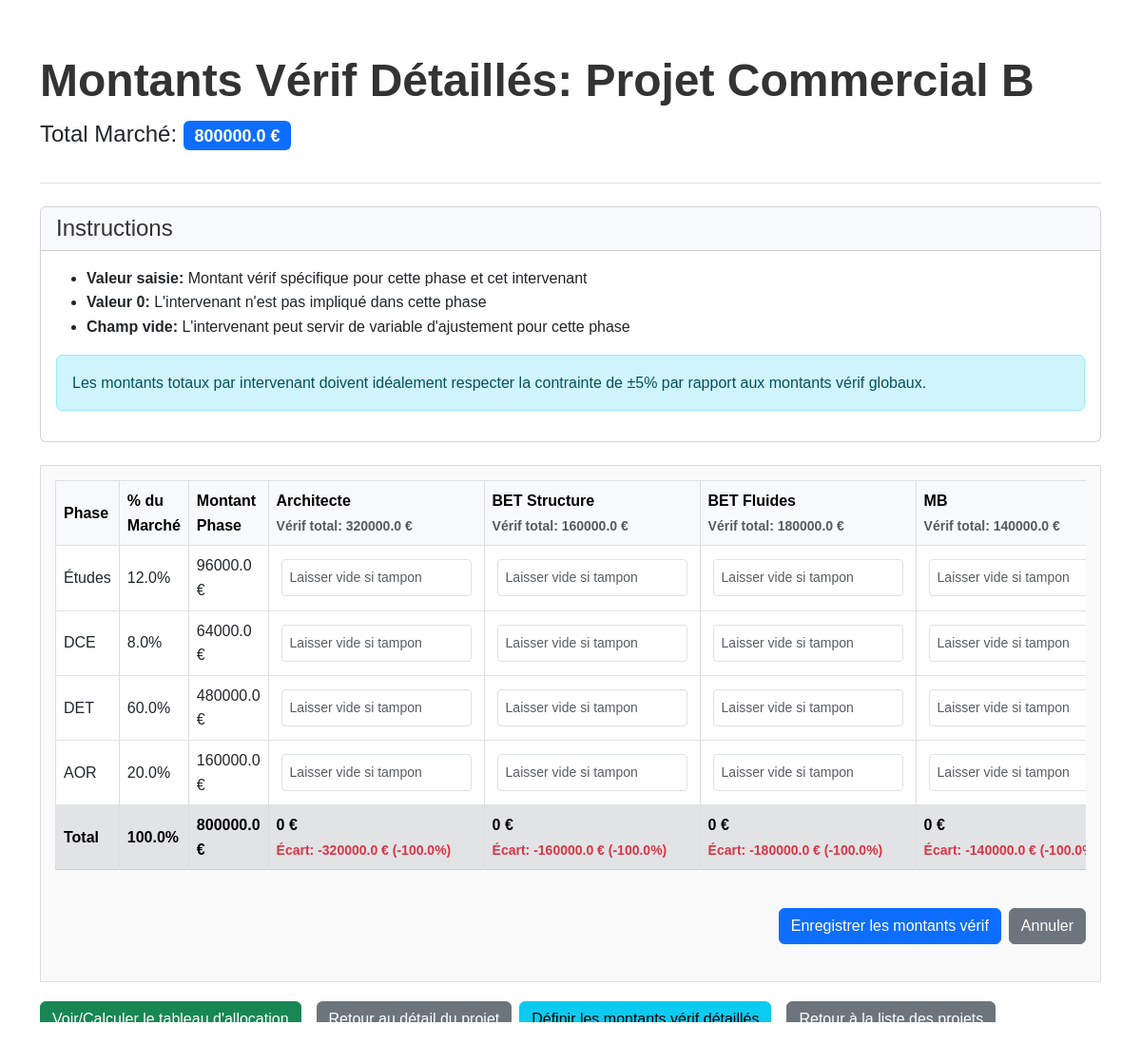
Screenshot of /project/2/verif-detail with the database file from the repository.
### models.py (models this page shows, shortened)
class Project(db.Model):
    __tablename__ = 'projects'  # Correction ici (double underscore)
    id = db.Column(db.Integer, primary_key=True)
    name = db.Column(db.String(100), nullable=False) # Nom du projet
    total_marche = db.Column(db.Float, nullable=False) # Montant total du marché
    phases = db.relationship('Phase', backref='project', lazy=True)
    intervenants = db.relationship('Intervenant', backref='project', lazy=True)

class Intervenant(db.Model):
    __tablename__ = 'intervenants'
    id = db.Column(db.Integer, primary_key=True)
    name = db.Column(db.String(100), nullable=False)  # Nom ou rôle de l'intervenant (ex : Architecte, MB, etc.)
    montant_verif = db.Column(db.Float, nullable=True)  # Montant 'vérif' souhaité sur l'ensemble du projet
    project_id = db.Column(db.Integer, db.ForeignKey('projects.id'), nullable=False)
    allocations = db.relationship('PhaseIntervenant', backref='intervenant', lazy=True)

class Phase(db.Model):
    __tablename__ = 'phases'
    id = db.Column(db.Integer, primary_key=True)
    name = db.Column(db.String(100), nullable=False)  # Nom de la phase (Ex : Études, Travaux, etc.)
    percentage = db.Column(db.Float, nullable=False)  # Pourcentage de la phase par rapport au total du projet
    project_id = db.Column(db.Integer, db.ForeignKey('projects.id'), nullable=False)
    allocations = db.relationship('PhaseIntervenant', backref='phase', lazy=True)

### app.py (the view)
@app.route('/project/<int:project_id>/verif-detail')
def project_verif_detail(project_id):
    project = Project.query.get_or_404(project_id)
    if not project.phases:
        flash("Veuillez d'abord ajouter des phases au projet", "warning")
        return redirect(url_for('project_detail', project_id=project.id))
    if not project.intervenants:
        flash("Veuillez d'abord ajouter des intervenants au projet", "warning")
        return redirect(url_for('project_detail', project_id=project.id))
    verifs = PhaseIntervenantVerif.query.filter(
        PhaseIntervenantVerif.phase_id.in_([phase.id for phase in project.phases])
    ).all()
    verif_data = {}
    for verif in verifs:
        verif_data[(verif.phase_id, verif.intervenant_id)] = verif
    intervenant_verif_totals = {}
    for intervenant in project.intervenants:
        total_verif = sum(
            verif.montant_verif for verif in verifs
            if verif.intervenant_id == intervenant.id and verif.montant_verif is not None
        )
        intervenant_verif_totals[intervenant.id] = total_verif
    phases_total_percent = sum(phase.percentage for phase in project.phases)
    phases_total_amount = sum(project.total_marche * phase.percentage / 100 for phase in project.phases)
    return render_template('project_verif_detail.html',
                           project=project,
                           verif_data=verif_data,
                           intervenant_verif_totals=intervenant_verif_totals,
                           phases_total_percent=phases_total_percent,
                           phases_total_amount=phases_total_amount)

### templates/project_verif_detail.html (shortened to what this page needs)
<!DOCTYPE html>
<html>
<head>
    <link href="https://cdn.jsdelivr.net/npm/bootstrap@5.3.0-alpha1/dist/css/bootstrap.min.css" rel="stylesheet">
    <link rel="stylesheet" href="{{ url_for('static', filename='css/style.css') }}">
</head>
<body>
    <div class="container">
        <header class="py-3 mb-4 border-bottom">
            <h1 class="display-5 fw-bold">Montants Vérif Détaillés: {{ project.name }}</h1>
            <p class="fs-4">Total Marché: <span class="badge bg-primary">{{ project.total_marche | round(2) }} €</span></p>
        </header>
        <div class="card mb-4">
            <div class="card-header bg-light">
                <h2 class="fs-4 mb-0">Instructions</h2>
            </div>
            <div class="card-body">
                <ul>
                    <li><strong>Valeur saisie:</strong> Montant vérif spécifique pour cette phase et cet intervenant</li>
                    <li><strong>Valeur 0:</strong> L'intervenant n'est pas impliqué dans cette phase</li>
                    <li><strong>Champ vide:</strong> L'intervenant peut servir de variable d'ajustement pour cette phase</li>
                </ul>
                <div class="alert alert-info">
                     Les montants totaux par intervenant doivent idéalement respecter la contrainte de ±5% par rapport aux montants vérif globaux.
                </div>
            </div>
        </div>
        <form method="POST" action="{{ url_for('save_verif_detail', project_id=project.id) }}">
            <div class="table-responsive mb-4">
                <table class="table table-bordered">
                    <thead class="table-light">
                        <tr>
                            <th>Phase</th>
                            <th>% du Marché</th>
                            <th>Montant Phase</th>
                            {% for intervenant in project.intervenants %}
                                <th>{{ intervenant.name }}<br>
                                <small class="text-muted">Vérif total: {{ intervenant.montant_verif | round(2) if intervenant.montant_verif else 'Non défini' }} €</small>
                                </th>
                            {% endfor %}
                        </tr>
                    </thead>
                    <tbody>
                        {% for phase in project.phases %}
                        <tr>
                            <td>{{ phase.name }}</td>
                            <td>{{ phase.percentage | round(2) }}%</td>
                            <td>{{ (project.total_marche * phase.percentage / 100) | round(2) }} €</td>
                            {% for intervenant in project.intervenants %}
                                {% set verif = verif_data.get((phase.id, intervenant.id)) %}
                                <td>
                                    <input type="number"
                                           step="0.01"
                                           class="form-control form-control-sm"
                                           name="verif_{{ phase.id }}_{{ intervenant.id }}"
                                           value="{{ verif.montant_verif | round(2) if verif and verif.montant_verif is not none else '' }}"
                                           placeholder="Laisser vide si tampon">
                                </td>
                            {% endfor %}
                        </tr>
                        {% endfor %}
                    </tbody>
                    <tfoot>
                        <tr class="table-secondary">
                            <th>Total</th>
                            <th>{{ phases_total_percent | round(2) }}%</th>
                            <th>{{ phases_total_amount | round(2) }} €</th>
                            {% for intervenant in project.intervenants %}
                                {% set total_verif = intervenant_verif_totals.get(intervenant.id, 0) %}
                                <th>
                                    {{ total_verif | round(2) }} €
                                    {% if intervenant.montant_verif %}
                                        <br>
                                        {% set ecart = total_verif - intervenant.montant_verif %}
                                        {% set ecart_percent = (ecart / intervenant.montant_verif * 100) if intervenant.montant_verif else 0 %}
                                        <small class="{% if ecart_percent > 5 or ecart_percent < -5 %}text-danger{% else %}text-success{% endif %}">
                                            Écart: {{ ecart | round(2) }} € ({{ ecart_percent | round(2) }}%)
                                        </small>
                                    {% endif %}
                                </th>
                            {% endfor %}
                        </tr>
                    </tfoot>
                </table>
            </div>
            <div class="d-grid gap-2 d-md-flex justify-content-md-end mb-4">
                <button type="submit" class="btn btn-primary">Enregistrer les montants vérif</button>
                <a href="{{ url_for('project_detail', project_id=project.id) }}" class="btn btn-secondary">Annuler</a>
            </div>
        </form>
        <div class="d-grid gap-2 d-md-flex">
            <a href="{{ url_for('project_allocation', project_id=project.id) }}" class="btn btn-success me-md-2">
                Voir/Calculer le tableau d'allocation
            </a>
            <a href="{{ url_for('project_detail', project_id=project.id) }}" class="btn btn-secondary">
                Retour au détail du projet
            </a>
            <div class="d-grid gap-2 d-md-flex">
                <a href="{{ url_for('project_verif_detail', project_id=project.id) }}" class="btn btn-info me-md-2">
                    Définir les montants vérif détaillés
                </a>
                <a href="{{ url_for('index') }}" class="btn btn-secondary">
                    Retour à la liste des projets
                </a>
            </div>
        </div>
    </div>
</body>
</html>

### static/css/style.css (style rules this page uses)
body { font-family: Arial, sans-serif; margin: 20px; line-height: 1.6; }
h1, h2, h3 { color: #333; }
table { border-collapse: collapse; width: 100%; margin-bottom: 20px; }
th, td { padding: 8px; text-align: left; border: 1px solid #ddd; }
th { background-color: #f2f2f2; }
form { margin-bottom: 20px; padding: 15px; border: 1px solid #ddd; background-color: #f9f9f9; }
input[type="text"], input[type="number"] { padding: 8px; margin: 5px; width: 200px; }
a { color: #0066cc; text-decoration: none; }
body { padding-top: 20px; padding-bottom: 40px; }
.table th, .table td { vertical-align: middle; }
.card { margin-bottom: 20px; }

### rows the page displays
Project: name "Projet Commercial B", total_marche "800000.0", (project.total_marche*phase.percentage/100)|round(2) "96000.0", (project.total_marche*phase.percentage/100)|round(2) "64000.0", (project.total_marche*phase.percentage/100)|round(2) "480000.0", (project.total_marche*phase.percentage/100)|round(2) "160000.0"
Intervenant: name "Architecte", montant_verif "320000.0", total_verif "0", ecart "-320000.0", ecart_percent "-100.0"
Intervenant: name "BET Structure", montant_verif "160000.0", total_verif "0", ecart "-160000.0", ecart_percent "-100.0"
Intervenant: name "BET Fluides", montant_verif "180000.0", total_verif "0", ecart "-180000.0", ecart_percent "-100.0"
Intervenant: name "MB", montant_verif "140000.0", total_verif "0", ecart "-140000.0", ecart_percent "-100.0"
Phase: name "Études", percentage "12.0"
Phase: name "DCE", percentage "8.0"
Phase: name "DET", percentage "60.0"
Phase: name "AOR", percentage "20.0"

### other values shown
{{ phases_total_percent | round(2) }} "100.0"
{{ phases_total_amount | round(2) }} "800000.0"
